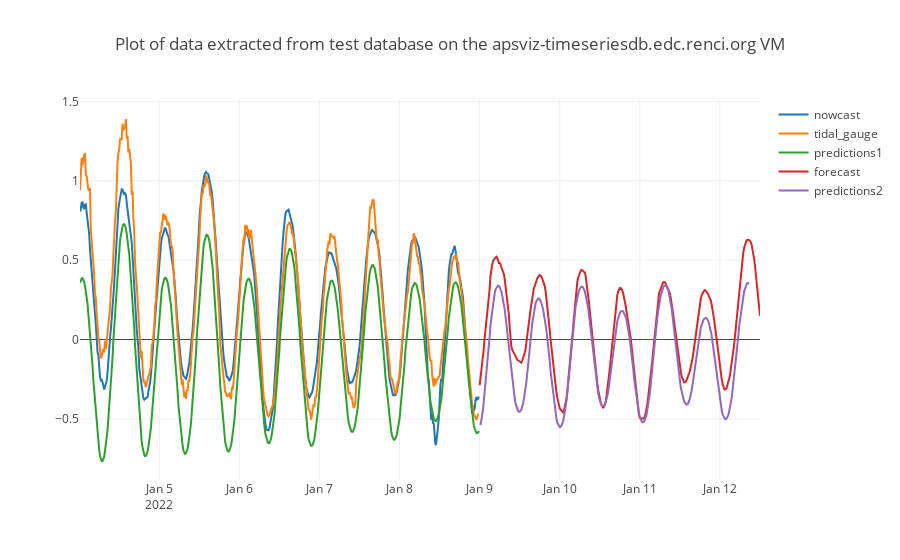

The notebook cell saved with this chart:
### Code cell
// Plot results using plotly
var layout = {title: "Plot of data extracted from test database on the apsviz-timeseriesdb.edc.renci.org VM"};
Plotly(dataout, layout);

### Figure 1 — Plotly figure (JSON) as saved in the notebook; plotly's stock layout.template omitted (floating-point values rounded to 4 significant figures; data arrays with more than 128 entries replaced by an {"elided": "..."} marker saying what was removed)
{"data": [{"mode": "lines", "name": "nowcast", "x": {"elided": "479 str values"}, "y": {"elided": "479 float values"}}, {"mode": "lines", "name": "tidal_gauge", "x": {"elided": "479 str values"}, "y": {"elided": "479 float values"}}, {"mode": "lines", "name": "predictions1", "x": {"elided": "479 str values"}, "y": {"elided": "479 float values"}}, {"mode": "lines", "name": "forecast", "x": {"elided": "337 str values"}, "y": {"elided": "337 float values"}}, {"mode": "lines", "name": "predictions2", "x": {"elided": "323 str values"}, "y": {"elided": "323 float values"}}], "layout": {"title": "Plot of data extracted from test database on the apsviz-timeseriesdb.edc.renci.org VM"}}
